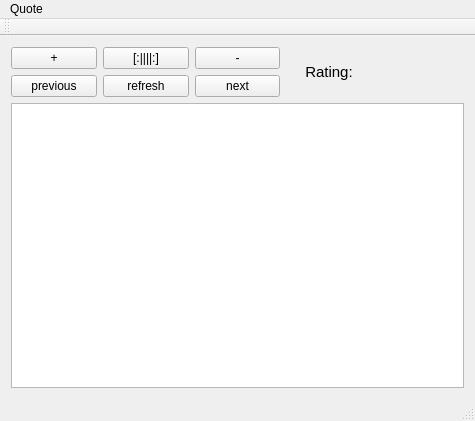
<?xml version="1.0" encoding="UTF-8"?>
<ui version="4.0">
 <class>MainWindow</class>
 <widget class="QMainWindow" name="MainWindow">
  <property name="geometry">
   <rect>
    <x>0</x>
    <y>0</y>
    <width>475</width>
    <height>421</height>
   </rect>
  </property>
  <property name="windowTitle">
   <string>MainWindow</string>
  </property>
  <widget class="QWidget" name="centralWidget">
   <layout class="QGridLayout" name="gridLayout">
    <item row="0" column="0">
     <widget class="QPushButton" name="rateUpButton">
      <property name="text">
       <string>+</string>
      </property>
     </widget>
    </item>
    <item row="1" column="1">
     <widget class="QPushButton" name="refreshButton">
      <property name="text">
       <string>refresh</string>
      </property>
     </widget>
    </item>
    <item row="1" column="2">
     <widget class="QPushButton" name="nextButton">
      <property name="text">
       <string>next</string>
      </property>
     </widget>
    </item>
    <item row="1" column="0">
     <widget class="QPushButton" name="previosButton">
      <property name="text">
       <string>previous</string>
      </property>
     </widget>
    </item>
    <item row="0" column="2">
     <widget class="QPushButton" name="rateDownButton">
      <property name="text">
       <string>-</string>
      </property>
     </widget>
    </item>
    <item row="0" column="1">
     <widget class="QPushButton" name="bayanButton">
      <property name="text">
       <string>[:||||:]</string>
      </property>
     </widget>
    </item>
    <item row="0" column="3" rowspan="2">
     <widget class="QLabel" name="ratingLabel">
      <property name="font">
       <font>
        <pointsize>11</pointsize>
       </font>
      </property>
      <property name="text">
       <string>Rating:</string>
      </property>
      <property name="alignment">
       <set>Qt::AlignCenter</set>
      </property>
     </widget>
    </item>
    <item row="0" column="4" rowspan="2">
     <widget class="QLabel" name="ratingDisplayingLabel">
      <property name="font">
       <font>
        <pointsize>11</pointsize>
       </font>
      </property>
      <property name="text">
       <string/>
      </property>
      <property name="alignment">
       <set>Qt::AlignCenter</set>
      </property>
     </widget>
    </item>
    <item row="2" column="0" colspan="5">
     <widget class="QTextEdit" name="ContentText"/>
    </item>
   </layout>
  </widget>
  <widget class="QMenuBar" name="menuBar">
   <property name="geometry">
    <rect>
     <x>0</x>
     <y>0</y>
     <width>475</width>
     <height>21</height>
    </rect>
   </property>
   <widget class="QMenu" name="menuQuote">
    <property name="title">
     <string>Quote</string>
    </property>
    <addaction name="actionSave_As"/>
   </widget>
   <addaction name="menuQuote"/>
  </widget>
  <widget class="QToolBar" name="mainToolBar">
   <attribute name="toolBarArea">
    <enum>TopToolBarArea</enum>
   </attribute>
   <attribute name="toolBarBreak">
    <bool>false</bool>
   </attribute>
  </widget>
  <widget class="QStatusBar" name="statusBar"/>
  <action name="actionSave_As">
   <property name="text">
    <string>Save As...</string>
   </property>
   <property name="toolTip">
    <string>Save Quote</string>
   </property>
   <property name="shortcut">
    <string>Ctrl+S</string>
   </property>
  </action>
 </widget>
 <layoutdefault spacing="6" margin="11"/>
 <resources/>
 <connections/>
</ui>
